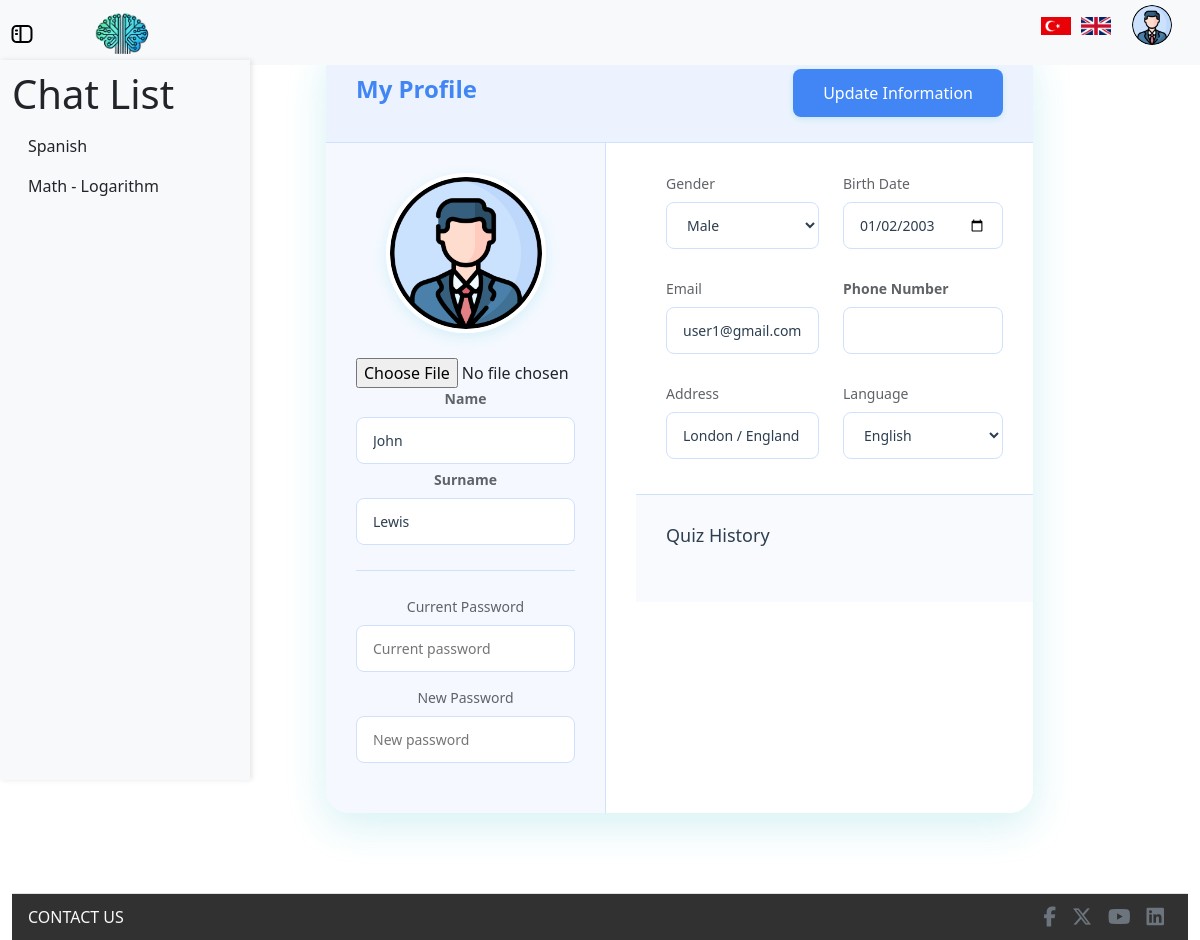
The page /profile (signed in) on the database its author committed.
### models/information.py (models this page shows)
class Information(db.Model):
    id = db.Column(db.Integer, primary_key=True, autoincrement=True)
    user_id = db.Column(db.Integer, db.ForeignKey('user.id'), nullable=False)
    name = db.Column(db.String(50))
    surname = db.Column(db.String(50))
    telephone_number = db.Column(db.String(15))
    birth_date = db.Column(db.Date)
    gender = db.Column(db.String(10))
    address = db.Column(db.String(255))
    language = db.Column(db.String(20))
    profile_image = db.Column(db.String(200), nullable=True)

### models/chat_history.py (models this page shows)
class ChatHistory(db.Model):
    id = db.Column(db.Integer, primary_key=True)
    user_id = db.Column(db.Integer, db.ForeignKey('user.id'), nullable=False)
    topic = db.Column(db.String(100), nullable=False)
    chats = db.Column(MutableList.as_mutable(db.JSON), nullable=True)
    difficulty = db.Column(db.String(100), nullable=False, default="easy")
    timestamp = db.Column(db.DateTime, nullable=False, default=db.func.current_timestamp())
    realchat_count = db.Column(db.Integer, nullable=False, default=0)
    extrachat = db.Column(db.Integer, nullable=False, default=0)
    is_sumbitted = db.Column(db.Boolean, nullable=False, default=False)
    is_quizstarted = db.Column(db.Boolean, nullable=False, default=False)

### models/user.py (models this page shows)
class User(UserMixin, db.Model):
    id = db.Column(db.Integer, primary_key=True, autoincrement=True)
    email = db.Column(db.String(120), unique=True, nullable=False)
    password = db.Column(db.Text, nullable=False)
    information = db.relationship('Information', backref='user', lazy=True)
    chats = db.relationship('ChatHistory', backref='user', lazy=True)
    currentChatID = db.Column(db.Integer, nullable=True)

### routes/profile_routes.py (the view, shortened to what this page needs)
@profile_bp.route("/profile")
@login_required
def profile_page():
    user_chats = ChatHistory.query.filter_by(user_id=current_user.id).all()
    current_user.currentChatID = None
    db.session.commit()
    user_information = Information.query.filter_by(user_id=current_user.id).first()
    quizzes = (
        db.session.query(Quiz, QuizResult)
        .join(QuizResult, Quiz.id == QuizResult.quiz_id)
        .filter(Quiz.user_id == current_user.id)
        .order_by(QuizResult.timestamp.desc())
        .all()
    )
    result_list = []
    return render_template("profile.html", info=user_information, user_chats=user_chats, quiz_results=result_list)

### processors/babel_processor.py (called while the page is built)
def inject_babel():
    return dict(_=gettext)

def inject_locale():
    return {'get_locale': get_locale}

### server.py (called while the page is built)
@app.before_request
def before_request():
    g.locale = get_locale()
    g.timezone = get_timezone()

@login_manager.user_loader
def load_user(user_id):
    return User.query.get(int(user_id))

### utils/language_utils.py (called while the page is built)
def get_locale():
    if 'lang' in request.args:
        lang = request.args.get('lang')
        if lang in ['en', 'tr']:
            session['lang'] = lang
            return session['lang']
    elif 'lang' in session:
        return session.get('lang')
    return request.accept_languages.best_match(['en', 'tr'])

def get_timezone():
    user = getattr(g, 'user', None)
    if user is not None:
        return user.timezone

### templates/profile.html (shortened to what this page needs)
{% extends "layouts/profile_layout.html" %} {% block title %} Profile Page {% endblock title %}
{% block content %}
    <div class="container">
        <form method="POST" action="{{ url_for('profile_routes.update_information') }}" enctype="multipart/form-data">
            <div class="header">
                <h1>{{ _('My Profile') }}</h1>
                <button type="submit" class="save-btn" id="saveProfile">{{ _('Update Information') }}</button>
            </div>
            <div class="profile-section">
                <div class="profile-image">
                    <img src="{{ url_for('static', filename=info.profile_image or 'images/user.png') }}" alt="Profile Picture">
                    <input type="file" name="profile_image"/>
                    <div class="form-group">
                        <label for="name" class="form-label"><strong>{{ _('Name') }}</strong></label>
                        <input type="text" class="form-control" id="name" name="name" value="{{ info.name if info else '' }}" />
                    </div>
                    <div class="form-group">
                        <label for="surname" class="form-label"><strong>{{ _('Surname') }}</strong></label>
                        <input type="text" class="form-control" id="surname" name="surname" value="{{ info.surname if info else '' }}" />
                    </div>
                    <div class="form-group password-group">
                        <label>{{ _('Current Password') }}</label>
                        <input type="password" placeholder="Current password" readonly>
                        <label>{{ _('New Password') }}</label>
                        <input type="password" placeholder="New password" disabled>
                    </div>
                </div>
                <div class="form-content">
                    <div class="form-grid">
                        <div class="form-group">
                            <label>{{ _('Gender') }}</label>
                            <select name="gender">
                                <option value="Male" {% if info and info.gender == 'Male' %}selected{% endif %}>Male</option>
                            </select>
                        </div>
                        <div class="form-group">
                            <label for="birth_date">{{ _('Birth Date') }}</label>
                            <input type="date" name="birth_date" value="{{ info.birth_date if info else '' }}">
                        </div>
                        <div class="form-group">
                            <label>{{ _('Email') }}</label>
                            <input type="email" value="{{ current_user.email }}" readonly>
                        </div>
                        <div class="form-group">
                            <label for="telephone_number" class="form-label"><strong>{{ _('Phone Number') }}</strong></label>
                            <input type="text" class="form-control" id="telephone_number" name="telephone_number" value="{{ info.telephone_number if info else '' }}" />
                        </div>
                        <div class="form-group">
                            <label for="address">{{ _('Address') }}</label>
                            <input type="text" id="address" name="address" placeholder="Enter your address" value="{{ info.address if info else '' }}">
                        </div>
                        <div class="form-group">
                            <label>{{ _('Language') }}</label>
                            <select name="language">
                                <option value="English" {% if info and info.language == 'English' %}selected{% endif %}>English</option>
                            </select>
                        </div>
                    </div>
                    <div class="quiz-history">
                        <h3>
                            {{ _(' Quiz History') }}
                        </h3>
                    </div>
                </div>
            </div>
        </form>
    </div>
    {% endblock content %}

### templates/layouts/profile_layout.html (shortened to what this page needs)
<!doctype html>
<html lang="en">
<head>
    <link rel="stylesheet" href="https://cdnjs.cloudflare.com/ajax/libs/font-awesome/6.5.1/css/all.min.css">
    <link href="https://cdn.jsdelivr.net/npm/bootstrap@5.3.3/dist/css/bootstrap.min.css" rel="stylesheet" />
    <link href="{{ url_for('static', filename='css/style.css') }}" rel="stylesheet" />
    <link href="{{ url_for('static', filename='css/profile.css') }}" rel="stylesheet" />
</head>
<body>
    <nav class="navbar navbar-expand-lg navbar-light d-flex bg-light">
        <div class="container-fluid">
            {% if current_user.is_authenticated %}
            <a class="navbar-brand" id="toggle-sidebar"></a>
            <a class="navbar-brand" id="toggle-logo" href="{{ url_for('home_routes.home_page') }}"><img src="{{ url_for('static', filename='images/logo.jpg') }}" class="logo"/></a>
            <div class="navbar-nav ms-auto d-flex align-items-center" id="navbarNav">
                <ul class="navbar-brand d-flex align-items-center">
                    <li class="nav-item d-flex" id="change_language">
                        <a href="{{ url_for('language_routes.change_language', lang_code='tr') }}">
                            <img src="{{ url_for('static', filename='images/Türkçe.jpg') }}" alt="Türkçe" class="language-flag" />
                        </a>
                        <a href="{{ url_for('language_routes.change_language', lang_code='en') }}">
                            <img src="{{ url_for('static', filename='images/English.png') }}" alt="English" class="language-flag" />
                        </a>
                    </li>
                    <li class="nav-item ms-3">
                        <img src="{{ url_for('static', filename=info.profile_image or 'images/user.png') }}" class="rounded-circle"
                            id="userDropdown" role="button" data-bs-toggle="dropdown" aria-expanded="false" />
                    </li>
                </ul>
            </div>
            {% endif %}
        </div>
    </nav>
    <div class="container-fluid">
        <div class="row">
            {% if current_user.is_authenticated %}
            <div id="sidebar" class="col-md-3 col-lg-2 d-md-block bg-light sidebar d-flex flex-column pb-5">
                <h1>Chat List</h1>
                <ul class="nav flex-column position-sticky">
                    {% if user_chats %}
                    {% for chat in user_chats %}
                    <li class="nav-item">
                        <a class="nav-link text-dark" href="{{ url_for('chat_routes.chatl', id=chat.id) }}">
                            <span>{{ chat.topic }}</span>
                        </a>
                    </li>
                    {% endfor %}
                    {% else %}
                    <li class="nav-item">
                        <span class="text-muted">{{ _('No chat history available.') }}</span>
                    </li>
                    {% endif %}
                </ul>
            </div>
            {% endif %}
            <main class="col-md-9 ms-sm-auto col-lg-10 px-md-4 d-flex justify-content-center mt-4">
                {% block content %}{% endblock content %}
            </main>
        </div>
        <footer class="d-flex flex-column flex-md-row justify-content-between align-items-center border-top px-3 py-2">
        <span class="contact-us-text text-light text-center mb-2 mb-md-0">{{ _('CONTACT US') }}</span>
        <ul class="d-flex align-items-center justify-content-center list-unstyled mb-0">
            <li><a href="#" class="mx-2 fs-5 text-secondary"><i
                        class="footer-contact-us-icons fa-brands fa-facebook-f"></i></a></li>
            <li><a href="#" class="mx-2 fs-5 text-secondary"><i
                        class="footer-contact-us-icons fa-brands fa-x-twitter"></i></a></li>
            <li><a href="#" class="mx-2 fs-5 text-secondary"><i class="footer-contact-us-icons fab fa-youtube"></i></a>
            </li>
            <li><a href="#" class="mx-2 fs-5 text-secondary"><i class="footer-contact-us-icons fab fa-linkedin"></i></a>
            </li>
        </ul>
    </footer>
    </div>
</body>
</html>

### static/css/style.css (style rules this page uses)
body { margin: 0; padding: 0; width: 100%; height: 100vh; overflow-x: hidden; }
.logo { height: 50px; width: auto; margin-right: 10px; transition: transform 0.3s ease; }
.navbar { height: 65px; width: 100%; position: fixed; top: 0; }
.row { min-height: 700px; margin-bottom: 40px; }
main { min-height: 700px; margin-top: 200px; }
#userDropdown { width: 40px; height: 40px; cursor: pointer; }
#sidebar { height: 90vh; width: 250px; overflow-y: auto; position: fixed; top: 0; left: -250px; background-color: white; box-shadow: 2px 0 5px rgba(0, 0, 0, 0.1); transition: left 0.3s ease; z-index: 1040; padding-bottom: 50px; margin-top: 60px; padding-top: 10px; margin-bottom: 50px; }
#sidebar.show { left: 0; }
#toggle-sidebar { left: 10px; z-index: 1050; position: absolute; }
#toggle-logo { left: 90px; z-index: 1050; position: absolute; }
.contact-us-text { color: #414040; }
.nav-item { list-style-type: none; margin: 0; padding: 0; }
.language-flag { width: 30px; height: auto; margin: 0 5px; cursor: pointer; transition: transform 0.3s ease; }
footer { width: 100%; background-color: rgb(49, 49, 49); color: white; padding: 10px 0; position: relative; z-index: 9999; }
.container-fluid { display: flex; flex-wrap: wrap; gap: 20px; justify-content: center; align-items: flex-start; }

### static/css/profile.css (style rules this page uses)
.container { width: 100%; max-width: 1000px; background: #ffffff; border-radius: 24px; padding: 0; box-shadow: 0 12px 40px rgba(45, 183, 202, 0.2); margin: 20px; overflow: hidden; }
.header { display: flex; justify-content: space-between; align-items: center; padding: 25px 30px; background: #ecf3fe; border-bottom: 1px solid #d0e1fd; }
.header h1 { font-size: 24px; color: #4285f4; font-weight: 600; }
.save-btn { background: #4285f4; color: #ffffff; padding: 12px 30px; border: none; border-radius: 8px; cursor: pointer; font-size: 16px; font-weight: 500; transition: all 0.3s ease; box-shadow: 0 2px 6px rgba(45, 183, 202, 0.2); }
.profile-section { display: grid; grid-template-columns: 280px 1fr; gap: 30px; }
.profile-image { text-align: center; padding: 30px; background: #f5f9ff; border-right: 1px solid #d0e1fd; height: 100%; }
.profile-image img { width: 160px; height: 160px; border-radius: 50%; object-fit: cover; margin-bottom: 25px; border: 4px solid #ffffff; box-shadow: 0 4px 15px rgba(45, 183, 202, 0.15); }
.form-content { padding: 30px; background: #ffffff; }
.form-grid { display: grid; grid-template-columns: 1fr 1fr; gap: 24px; margin-bottom: 30px; }
.form-group { margin-bottom: 5px; }
.form-group label { display: block; margin-bottom: 8px; color: #5f6368; font-size: 14px; font-weight: 500; }
.form-group input, .form-group select { width: 100%; padding: 12px 16px; border: 1px solid #d0e1fd; border-radius: 8px; font-size: 14px; background: #ffffff; color: #2c3e50; transition: all 0.3s ease; }
.password-group { margin-top: 25px; padding-top: 25px; border-top: 1px solid #d0e1fd; }
.password-group input { margin-bottom: 15px; }
.quiz-history { background: #f8fafd; margin: 30px -30px -30px; padding: 30px; border-top: 1px solid #d0e1fd; }
.quiz-history h3 { color: #2c3e50; margin-bottom: 25px; font-size: 18px; display: flex; justify-content: space-between; align-items: center; }
footer { width: 100%; background-color: rgb(49, 49, 49); color: white; padding: 10px 0; position: relative; z-index: 9999; }

### rows shown on the page
Information: profile_image (picture), name "John", surname "Lewis", gender "Male", birth_date "01/02/2003", address "London / England", language "English"
ChatHistory: topic "Spanish"
ChatHistory: topic "Math - Logarithm"
User: email "user1@gmail.com"
